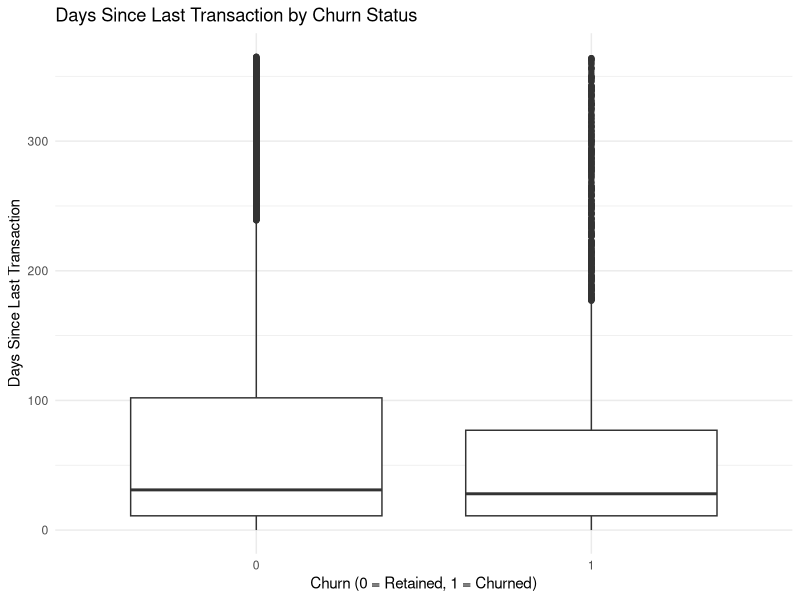
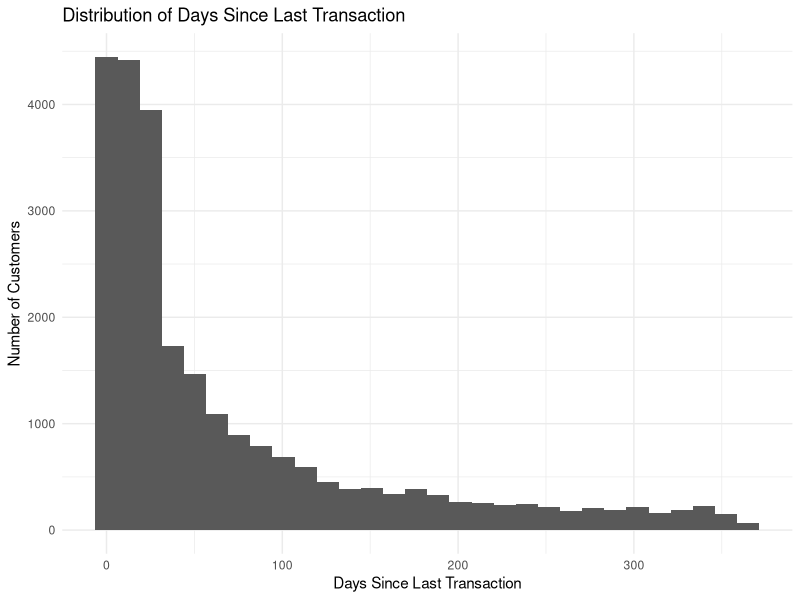
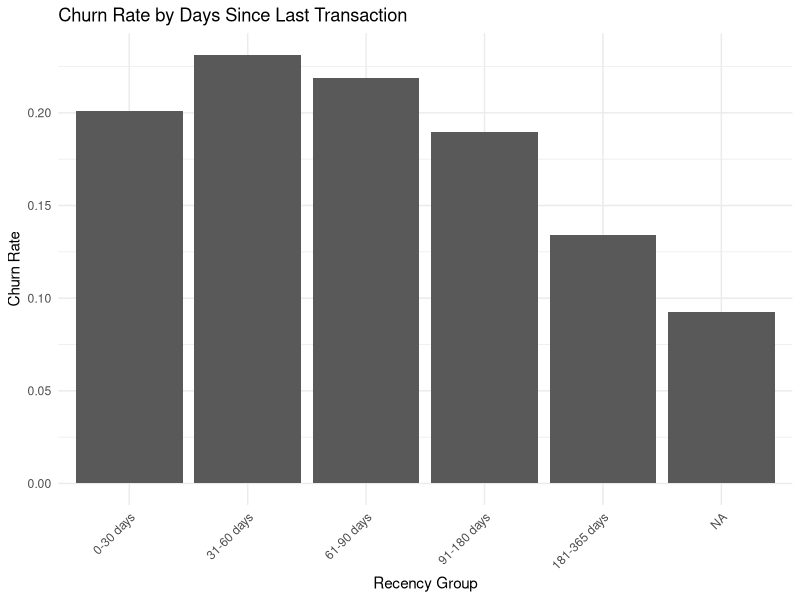
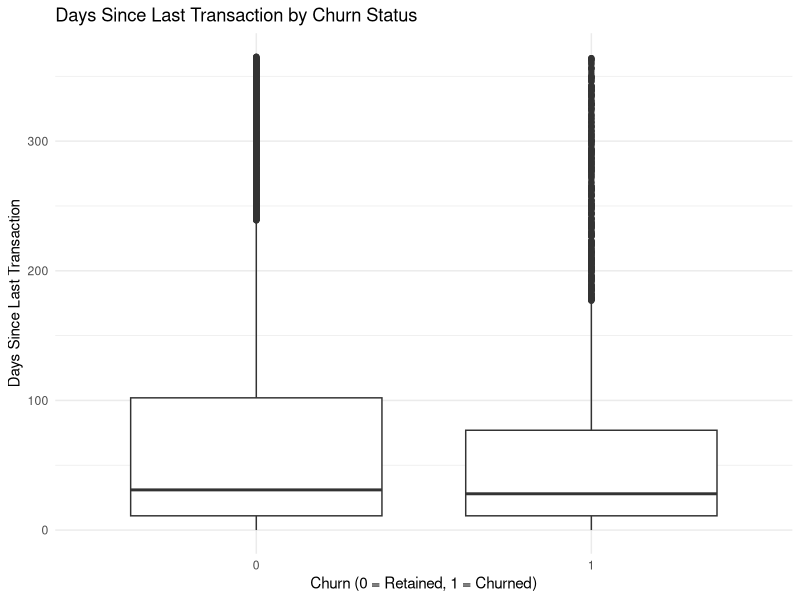
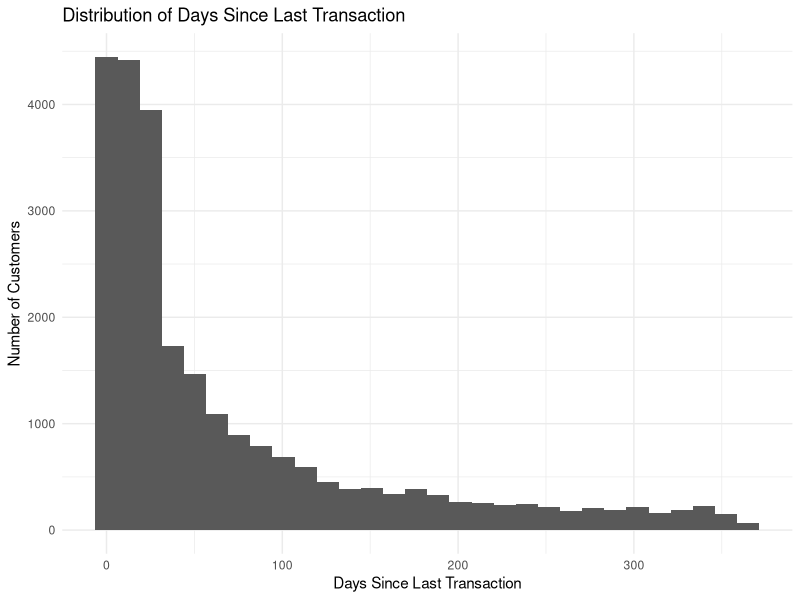
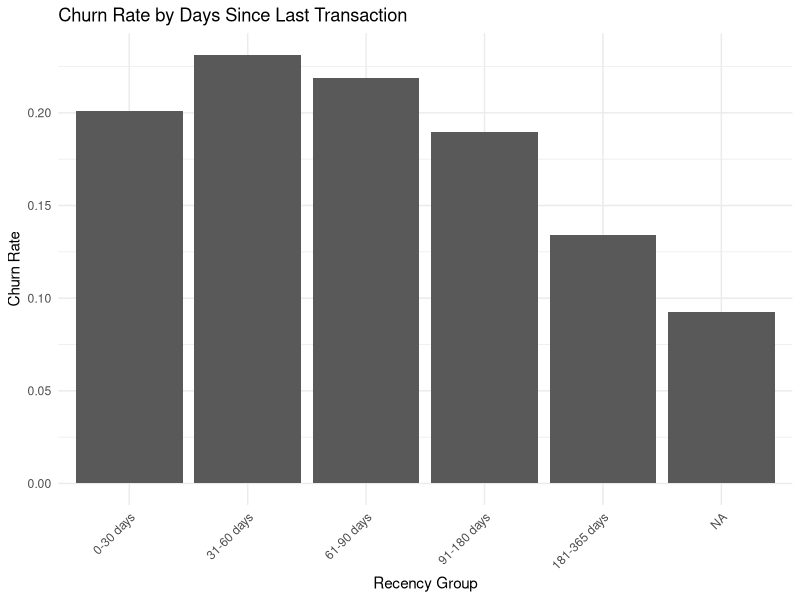

The R source for these figures, in order: (Note: this script raises an error after producing the figures.)
# ============================================================
# Member 4 - Task 9
# Time Series Analysis and Recency Feature
# ============================================================

# ------------------------------------------------------------
# 1. Load packages
# ------------------------------------------------------------

library(ggplot2)
library(dplyr)

# ------------------------------------------------------------
# 2. Load cleaned dataset
# ------------------------------------------------------------

data <- read.csv(
  "data/churn_prediction_clean.csv",
  stringsAsFactors = FALSE
)

# Check dataset
dim(data)
str(data)
summary(data)

# ------------------------------------------------------------
# 3. Check last_transaction variable
# ------------------------------------------------------------

print("Checking last_transaction variable:")

summary(data$last_transaction)

head(data$last_transaction)

# ------------------------------------------------------------
# 4. Convert last_transaction to Date
# ------------------------------------------------------------

data$last_transaction <- as.Date(
  data$last_transaction
)

# Check conversion
summary(data$last_transaction)

# ------------------------------------------------------------
# 5. Check missing dates
# ------------------------------------------------------------

missing_dates <- sum(
  is.na(data$last_transaction)
)

cat(
  "Number of missing last_transaction values:",
  missing_dates,
  "\n"
)

# ------------------------------------------------------------
# 6. Display date range
# ------------------------------------------------------------

minimum_date <- min(
  data$last_transaction,
  na.rm = TRUE
)

maximum_date <- max(
  data$last_transaction,
  na.rm = TRUE
)

cat(
  "Earliest transaction date:",
  as.character(minimum_date),
  "\n"
)

cat(
  "Latest transaction date:",
  as.character(maximum_date),
  "\n"
)

# ------------------------------------------------------------
# 7. Explain the time-series limitation
# ------------------------------------------------------------

cat("\n")
cat("TIME SERIES LIMITATION\n")
cat("----------------------\n")

cat(
  "The dataset contains one last_transaction date per customer.\n"
)

cat(
  "It does not contain repeated monthly or weekly observations\n"
)

cat(
  "for each customer. Therefore, a genuine customer-level time\n"
)

cat(
  "series model such as ARIMA cannot be validly fitted using\n"
)

cat(
  "the current dataset.\n"
)

# ------------------------------------------------------------
# 8. Create recency feature
# ------------------------------------------------------------

# Use the latest transaction date in the dataset
# as the reference date.

reference_date <- max(
  data$last_transaction,
  na.rm = TRUE
)

data$days_since_last_transaction <- as.numeric(
  reference_date - data$last_transaction
)

# Check the new variable
summary(
  data$days_since_last_transaction
)

# ------------------------------------------------------------
# 9. Check recency missing values
# ------------------------------------------------------------

missing_recency <- sum(
  is.na(data$days_since_last_transaction)
)

cat(
  "Missing recency values:",
  missing_recency,
  "\n"
)

# ------------------------------------------------------------
# 10. Recency statistics
# ------------------------------------------------------------

recency_summary <- data %>%
  summarise(
    Mean_Days = mean(
      days_since_last_transaction,
      na.rm = TRUE
    ),
    
    Median_Days = median(
      days_since_last_transaction,
      na.rm = TRUE
    ),
    
    Minimum_Days = min(
      days_since_last_transaction,
      na.rm = TRUE
    ),
    
    Maximum_Days = max(
      days_since_last_transaction,
      na.rm = TRUE
    )
  )

print(recency_summary)

# ------------------------------------------------------------
# 11. Compare recency by churn status
# ------------------------------------------------------------

recency_by_churn <- data %>%
  group_by(churn) %>%
  summarise(
    Customers = n(),
    
    Mean_Days = mean(
      days_since_last_transaction,
      na.rm = TRUE
    ),
    
    Median_Days = median(
      days_since_last_transaction,
      na.rm = TRUE
    ),
    
    Minimum_Days = min(
      days_since_last_transaction,
      na.rm = TRUE
    ),
    
    Maximum_Days = max(
      days_since_last_transaction,
      na.rm = TRUE
    )
  )

print(recency_by_churn)

# ------------------------------------------------------------
# 12. Boxplot - Recency by Churn
# ------------------------------------------------------------

recency_boxplot <- ggplot(
  data,
  aes(
    x = factor(churn),
    y = days_since_last_transaction
  )
) +
  geom_boxplot() +
  labs(
    title = "Days Since Last Transaction by Churn Status",
    x = "Churn (0 = Retained, 1 = Churned)",
    y = "Days Since Last Transaction"
  ) +
  theme_minimal()

print(recency_boxplot)

# ------------------------------------------------------------
# 13. Save boxplot
# ------------------------------------------------------------

ggsave(
  "reports/member4_recency_boxplot.png",
  recency_boxplot,
  width = 8,
  height = 6,
  dpi = 300
)

# ------------------------------------------------------------
# 14. Histogram of recency
# ------------------------------------------------------------

recency_histogram <- ggplot(
  data,
  aes(
    x = days_since_last_transaction
  )
) +
  geom_histogram(
    bins = 30
  ) +
  labs(
    title = "Distribution of Days Since Last Transaction",
    x = "Days Since Last Transaction",
    y = "Number of Customers"
  ) +
  theme_minimal()

print(recency_histogram)

# ------------------------------------------------------------
# 15. Save histogram
# ------------------------------------------------------------

ggsave(
  "reports/member4_recency_histogram.png",
  recency_histogram,
  width = 8,
  height = 6,
  dpi = 300
)

# ------------------------------------------------------------
# 16. Churn rate by recency group
# ------------------------------------------------------------

data$recency_group <- cut(
  data$days_since_last_transaction,
  
  breaks = c(
    -Inf,
    30,
    60,
    90,
    180,
    365,
    Inf
  ),
  
  labels = c(
    "0-30 days",
    "31-60 days",
    "61-90 days",
    "91-180 days",
    "181-365 days",
    "366+ days"
  ),
  
  right = TRUE
)

recency_churn_summary <- data %>%
  group_by(recency_group) %>%
  summarise(
    Customers = n(),
    
    Churned = sum(
      churn == 1,
      na.rm = TRUE
    ),
    
    Churn_Rate = mean(
      churn == 1,
      na.rm = TRUE
    )
  )

print(recency_churn_summary)

# ------------------------------------------------------------
# 17. Plot churn rate by recency group
# ------------------------------------------------------------

recency_churn_plot <- ggplot(
  recency_churn_summary,
  aes(
    x = recency_group,
    y = Churn_Rate
  )
) +
  geom_col() +
  labs(
    title = "Churn Rate by Days Since Last Transaction",
    x = "Recency Group",
    y = "Churn Rate"
  ) +
  theme_minimal() +
  theme(
    axis.text.x = element_text(
      angle = 45,
      hjust = 1
    )
  )

print(recency_churn_plot)

# ------------------------------------------------------------
# 18. Save churn-rate plot
# ------------------------------------------------------------

ggsave(
  "reports/member4_recency_churn_rate.png",
  recency_churn_plot,
  width = 9,
  height = 6,
  dpi = 300
)

# ------------------------------------------------------------
# 19. Save recency summary
# ------------------------------------------------------------

write.csv(
  recency_summary,
  "reports/member4_recency_summary.csv",
  row.names = FALSE
)

write.csv(
  recency_by_churn,
  "reports/member4_recency_by_churn.csv",
  row.names = FALSE
)

write.csv(
  recency_churn_summary,
  "reports/member4_recency_churn_groups.csv",
  row.names = FALSE
)

# ------------------------------------------------------------
# 20. Save dataset with recency feature
# ------------------------------------------------------------

write.csv(
  data,
  "reports/member4_data_with_recency.csv",
  row.names = FALSE
)

# ------------------------------------------------------------
# 21. Future time-series requirements
# ------------------------------------------------------------

cat("\n")
cat("FUTURE TIME-SERIES REQUIREMENTS\n")
cat("--------------------------------\n")

cat(
  "For genuine time-series modelling, the bank would need\n"
)

cat(
  "repeated customer observations across multiple time periods,\n"
)

cat(
  "such as monthly account activity, transactions, balances,\n"
)

cat(
  "credits, debits and churn outcomes.\n"
)

cat(
  "Such data could support trend analysis, seasonal analysis,\n"
)

cat(
  "forecasting and ARIMA-type models.\n"
)

# ------------------------------------------------------------
# 22. Final Task 9 message
# ------------------------------------------------------------

cat("\n")
cat("TASK 9 COMPLETE\n")
cat("---------------\n")

cat(
  "The current dataset does not support genuine customer-level\n"
)

cat(
  "time-series modelling because each customer has only one\n"
)

cat(
  "last_transaction date.\n"
)

cat(
  "A days_since_last_transaction recency feature was created\n"
)

cat(
  "as a potential future predictor of churn.\n"
)
